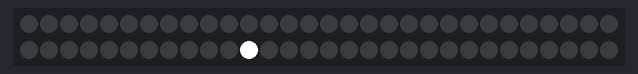
This sketch was run on a simulated ESP8266 (Wemos D1 mini). Parts: 60 RGB LEDs in strip order, left to right, continuing on the next row. Dim RGB values are drawn brighter than linear; WiFi joins after 1.5 s; servers stay silent unless stated; random numbers use the default seed unless the sketch sets one; what the sketch prints to the serial monitor is not drawn.

Above: at 1.88 s.
At 15.91 s:
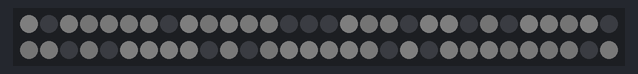

The sketch:

udp_receiver.ino
```cpp
/*
 *  This sketch sends data via HTTP GET requests to data.sparkfun.com service.
 *
 *  You need to get streamId and privateKey at data.sparkfun.com and paste them
 *  below. Or just customize this script to talk to other HTTP servers.
 *
 */

#include <ESP8266WiFi.h>
#include <ESP8266HTTPClient.h>
#include <FastLED.h>
#include <Ethernet.h>
#include "ESPAsyncUDP.h"

const char* ssid = "kazoosh";
const char* password = "k42005h!!!";
const int localUdpPort = 2390;
char packetBuffer[UDP_TX_PACKET_MAX_SIZE]; //buffer to hold incoming packet,

AsyncUDP udp;

// Fastled WS2811
// #define NUM_LEDS 52
#define NUM_LEDS 60
#define DATA_PIN 2

CRGB leds[NUM_LEDS];
CRGB diffs[NUM_LEDS]; // diffs from current collor (for wobble effect)
int randomPerLed[NUM_LEDS];

// generate an moderatly unique id ;) for this light
int uniqueId = random(1, 30000);

CRGB currentColor( CRGB::Black);
CRGB nextColor( CRGB::Black);
CRGB nextColorAfterDelay (CRGB::Black);
unsigned long nextColorUpdate = 0;

void loop() {
  EVERY_N_MILLISECONDS(50) {
      blendToNextColor(1);
      //updateColorDiffArray();
      updateLEDS();

      if(random(1000) < 1 && currentColor.r == 0 && currentColor.g == 0 && currentColor.b == 0){
        int randombrightness = random(75);
        nextColor = CRGB(randombrightness, randombrightness, randombrightness);
     }
  }
  if(nextColorUpdate && (millis() > nextColorUpdate) ) {
    nextColor = nextColorAfterDelay;
    nextColorUpdate = 0;
  }


}

// blends current color to target color
void blendToNextColor(int speed) {
   currentColor.r = blendToNextColorValue(currentColor.r, nextColor.r, speed);
   currentColor.g = blendToNextColorValue(currentColor.g, nextColor.g, speed);
   currentColor.b = blendToNextColorValue(currentColor.b, nextColor.b, speed);

   // go back to black after color was shown
   if(currentColor.r == nextColor.r && currentColor.g == nextColor.g && currentColor.b == nextColor.b){
    nextColor = CRGB::Black;
   }
}

// brings from value closer to to value on every call (blend from current to target)
int blendToNextColorValue(int current, int target, int speed) {
  if(current != target){
    current = current + ((target - current) / abs(target - current)) * speed;
  }
  return current;
}


//// send a request to server and update current color
//void requestColor() {
//  http.begin(Link);     //Specify request destination
//  int httpCode = http.GET();            //Send the request
//  String payload = http.getString();    //Get the response payload
//  // replace
//
//
//  payload.replace("[", "");
//  payload.replace("]", "");
//  nextColor = CRGB(255 * getValue(payload, ',', 0).toFloat(), 255 * getValue(payload, ',', 1).toFloat(), 255 * getValue(payload, ',', 2).toFloat());
//  //brightness = getValue(payload, ',', 3).toFloat();
//  http.end();  //Close connection
//}


void updateLEDS()
{

    for( int i = 0; i < NUM_LEDS; i++) {
       if( random16() < 50) {
          leds[ random16(NUM_LEDS) ] += CRGB::White;
        }

        int amplitude = min(15, max(currentColor.r + currentColor.g + currentColor.b ,0));

        leds[i].r = beatsin8(randomPerLed[i], _max(0,currentColor.r -amplitude), _min(255,currentColor.r +amplitude));
        leds[i].g = beatsin8(randomPerLed[i], _max(0,currentColor.g -amplitude), _min(255,currentColor.g +amplitude));
        leds[i].b = beatsin8(randomPerLed[i], _max(0,currentColor.b -amplitude), _min(255,currentColor.b +amplitude));
    }

    FastLED.show();
}

String getValue(String data, char separator, int index)
{
  int found = 0;
  int strIndex[] = {0, -1};
  int maxIndex = data.length()-1;

  for(int i=0; i<=maxIndex && found<=index; i++){
    if(data.charAt(i)==separator || i==maxIndex){
        found++;
        strIndex[0] = strIndex[1]+1;
        strIndex[1] = (i == maxIndex) ? i+1 : i;
    }
  }

  return found>index ? data.substring(strIndex[0], strIndex[1]) : "";
}


void setupUDP() {
  if(udp.listen(localUdpPort)) {
        Serial.print("UDP Listening on IP: ");
        Serial.println(WiFi.localIP());
        udp.onPacket([](AsyncUDPPacket packet) {
            Serial.print("UDP Packet Type: ");
            Serial.print(packet.isBroadcast()?"Broadcast":packet.isMulticast()?"Multicast":"Unicast");
            Serial.print(", From: ");
            Serial.print(packet.remoteIP());
            Serial.print(":");
            Serial.print(packet.remotePort());
            Serial.print(", To: ");
            Serial.print(packet.localIP());
            Serial.print(":");
            Serial.print(packet.localPort());
            Serial.print(", Length: ");
            Serial.print(packet.length());
            Serial.print(", Data: ");
            Serial.write(packet.data(), packet.length());
            Serial.println();
            String colorString = String( (char*) packet.data());
            int r = getValue(colorString,',',0).toInt();
            int g = getValue(colorString,',',1).toInt();
            int b = getValue(colorString,',',2).toInt();
            nextColorAfterDelay = CRGB(r,g,b);
            nextColorUpdate = millis() + random(10000); // random delayto turn to next color
        });
    }
}


void setup() {
  FastLED.addLeds<WS2811, DATA_PIN, GRB>(leds, NUM_LEDS);

  for(int i=0; i<NUM_LEDS; i++) {
    randomPerLed[i] = 30 + random(0,10);
  }

  Serial.begin(115200);
  delay(10);

  // We start by connecting to a WiFi network

  Serial.println();
  Serial.println();
  Serial.print("Connecting to ");
  Serial.println(ssid);
  WiFi.mode(WIFI_STA);
  WiFi.begin(ssid, password);

  while (WiFi.status() != WL_CONNECTED) {
    delay(500);
    Serial.print(".");
  }

  Serial.println("");
  Serial.println("WiFi connected");
  Serial.println("IP address: ");
  Serial.println(WiFi.localIP());

  setupUDP();
}
```
